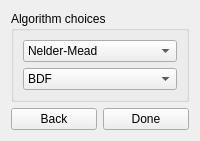
            <widget class="QWidget" name="SAS_page6">
             <layout class="QGridLayout" name="gridLayout_22">
              <item row="0" column="0" colspan="2">
               <widget class="QGroupBox" name="SAS_algorithm">
                <property name="title">
                 <string>Algorithm choices</string>
                </property>
                <layout class="QGridLayout" name="gridLayout_21">
                 <item row="0" column="0">
                  <widget class="QComboBox" name="SAS_optmethod">
                   <property name="toolTip">
                    <string>&lt;html&gt;&lt;head/&gt;&lt;body&gt;&lt;p&gt;Select the algorithm used by the optimize function.&lt;/p&gt;&lt;/body&gt;&lt;/html&gt;</string>
                   </property>
                   <item>
                    <property name="text">
                     <string>Nelder-Mead</string>
                    </property>
                   </item>
                   <item>
                    <property name="text">
                     <string>least_squares</string>
                    </property>
                   </item>
                   <item>
                    <property name="text">
                     <string>Powell</string>
                    </property>
                   </item>
                   <item>
                    <property name="text">
                     <string>CG</string>
                    </property>
                   </item>
                   <item>
                    <property name="text">
                     <string>BFGS</string>
                    </property>
                   </item>
                   <item>
                    <property name="text">
                     <string>L-BFGS-B</string>
                    </property>
                   </item>
                   <item>
                    <property name="text">
                     <string>TNC</string>
                    </property>
                   </item>
                   <item>
                    <property name="text">
                     <string>COBYLA</string>
                    </property>
                   </item>
                   <item>
                    <property name="text">
                     <string>SLSQP</string>
                    </property>
                   </item>
                   <item>
                    <property name="text">
                     <string>trust-constr</string>
                    </property>
                   </item>
                   <item>
                    <property name="text">
                     <string>basinhopping</string>
                    </property>
                   </item>
                   <item>
                    <property name="text">
                     <string>ampgo</string>
                    </property>
                   </item>
                  </widget>
                 </item>
                 <item row="1" column="0">
                  <widget class="QComboBox" name="SAS_ivpmethod">
                   <property name="toolTip">
                    <string>&lt;html&gt;&lt;head/&gt;&lt;body&gt;&lt;p&gt;Select the algorithm used by the ivp solver.&lt;/p&gt;&lt;/body&gt;&lt;/html&gt;</string>
                   </property>
                   <item>
                    <property name="text">
                     <string>BDF</string>
                    </property>
                   </item>
                   <item>
                    <property name="text">
                     <string>RK45</string>
                    </property>
                   </item>
                   <item>
                    <property name="text">
                     <string>RK23</string>
                    </property>
                   </item>
                   <item>
                    <property name="text">
                     <string>DOP853</string>
                    </property>
                   </item>
                   <item>
                    <property name="text">
                     <string>Radau</string>
                    </property>
                   </item>
                   <item>
                    <property name="text">
                     <string>LSODA</string>
                    </property>
                   </item>
                  </widget>
                 </item>
                </layout>
               </widget>
              </item>
              <item row="1" column="0">
               <widget class="QPushButton" name="SAS_alg_back">
                <property name="toolTip">
                 <string>&lt;html&gt;&lt;head/&gt;&lt;body&gt;&lt;p&gt;Moves back to the model selection.&lt;/p&gt;&lt;/body&gt;&lt;/html&gt;</string>
                </property>
                <property name="text">
                 <string>Back</string>
                </property>
               </widget>
              </item>
              <item row="1" column="1">
               <widget class="QPushButton" name="SAS_alg_done">
                <property name="toolTip">
                 <string>&lt;html&gt;&lt;head/&gt;&lt;body&gt;&lt;p&gt;Confirms the input.&lt;/p&gt;&lt;/body&gt;&lt;/html&gt;</string>
                </property>
                <property name="text">
                 <string>Done</string>
                </property>
               </widget>
              </item>
             </layout>
            </widget>
